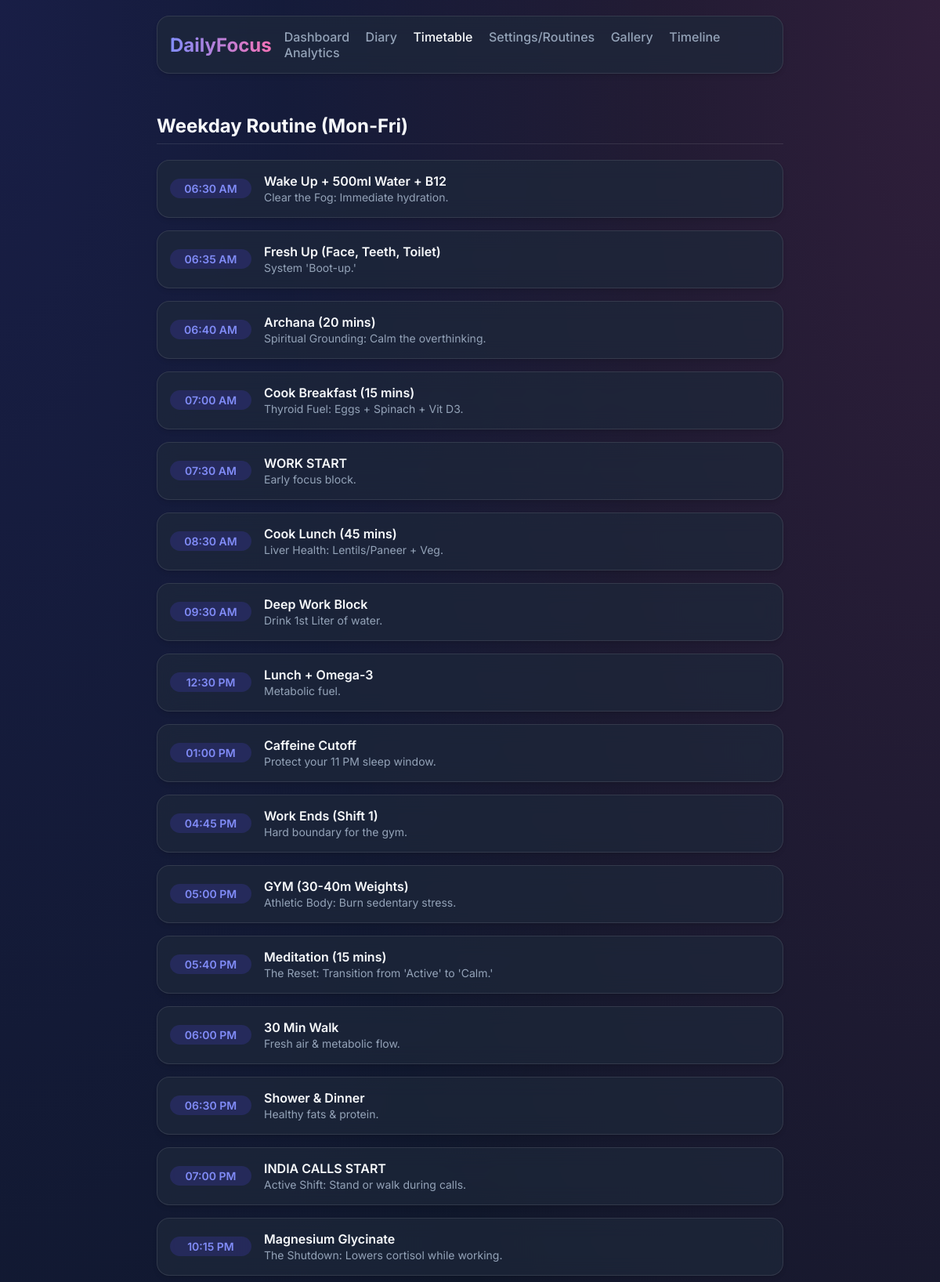
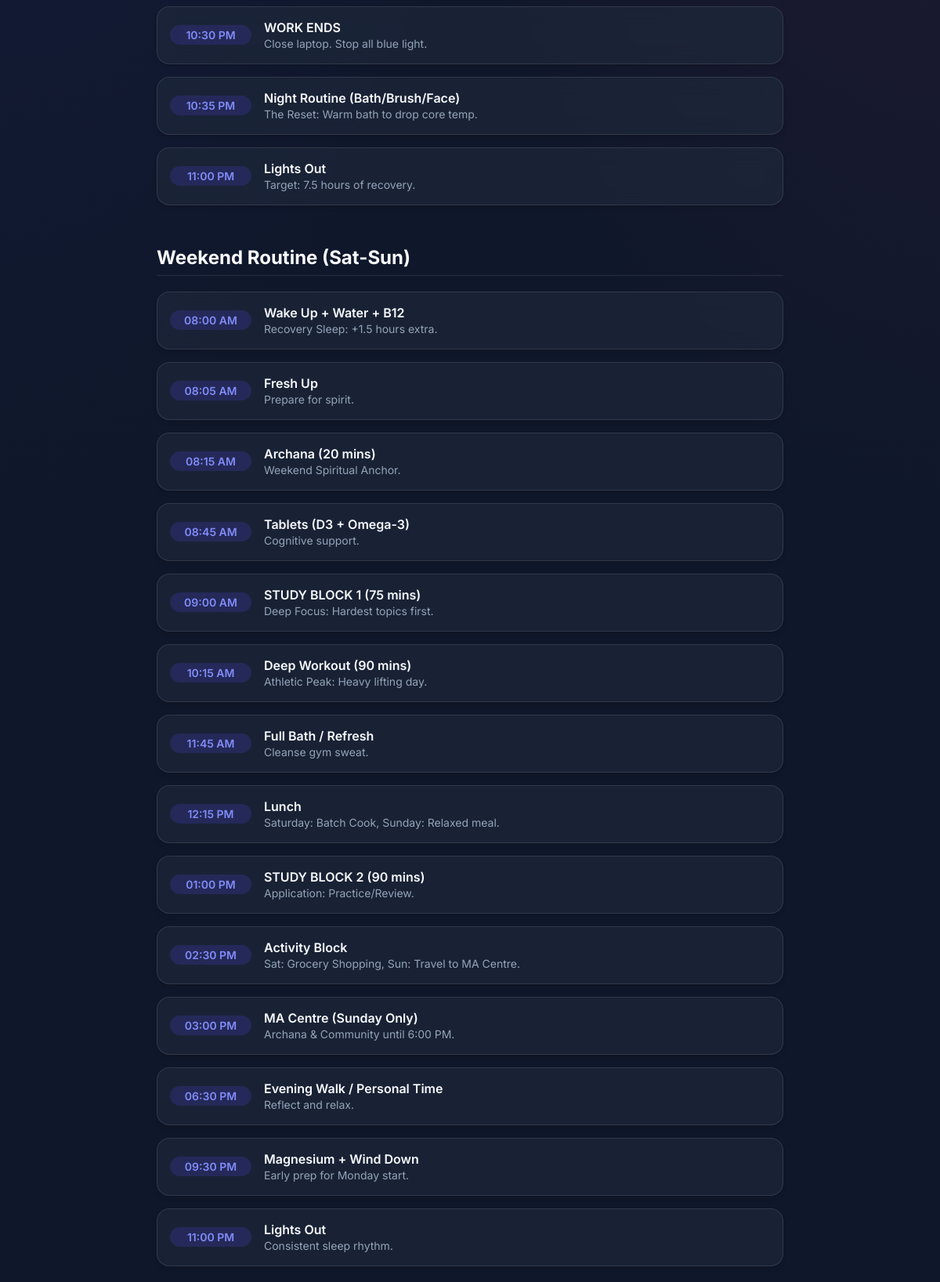
Page /timetable on the committed database (2 pictures, top to bottom).
### models.py (models this page shows, shortened)
class RoutineItem(db.Model):
    __tablename__ = 'routine_items'
    id = db.Column(db.Integer, primary_key=True)
    name = db.Column(db.String(100), nullable=False)
    time_start = db.Column(db.String(20), nullable=False) # Store as string for flexibility e.g., "06:30 AM"
    time_end = db.Column(db.String(20), nullable=True)   # Optional end time
    routine_type = db.Column(db.String(20), nullable=False) # 'Weekday', 'Saturday', 'Sunday'
    category = db.Column(db.String(50), nullable=True) # Health, Work, Spirit, etc.
    description = db.Column(db.String(200), nullable=True)

### app.py (the view)
@app.route('/timetable')
def timetable():
    weekday_items = RoutineItem.query.filter_by(routine_type='Weekday').all()
    weekend_items = RoutineItem.query.filter_by(routine_type='Weekend').all()
    return render_template('timetable.html', weekday=weekday_items, weekend=weekend_items)

### templates/timetable.html
{% extends "base.html" %}
{% block content %}
<div style="display: grid; gap: 2rem;">
    <div>
        <h2 style="border-bottom: 1px solid var(--glass-border); padding-bottom: 0.5rem;">Weekday Routine (Mon-Fri)</h2>
        <div class="routine-list">
            {% for item in weekday %}
            <div class="routine-item glass">
                <span class="time-badge">{{ item.time_start }}</span>
                <div class="routine-content">
                    <span class="routine-title">{{ item.name }}</span>
                    <span class="routine-desc">{{ item.description }}</span>
                </div>
            </div>
            {% endfor %}
        </div>
    </div>
    <div>
        <h2 style="border-bottom: 1px solid var(--glass-border); padding-bottom: 0.5rem;">Weekend Routine (Sat-Sun)</h2>
        <div class="routine-list">
            {% for item in weekend %}
            <div class="routine-item glass">
                <span class="time-badge">{{ item.time_start }}</span>
                <div class="routine-content">
                    <span class="routine-title">{{ item.name }}</span>
                    <span class="routine-desc">{{ item.description }}</span>
                </div>
            </div>
            {% endfor %}
        </div>
    </div>
</div>
{% endblock %}

### static/css/style.css (style rules this page uses)
:root { --primary: #4F46E5; --primary-hover: #4338ca; --secondary: #ec4899; --bg-dark: #0f172a; --bg-card: rgba(30, 41, 59, 0.7); --text-main: #f8fafc; --text-muted: #94a3b8; --glass-border: rgba(255, 255, 255, 0.1); --success: #10b981; --font-family: 'Inter', system-ui, -apple-system, sans-serif; }
body { background-color: var(--bg-dark); color: var(--text-main); font-family: var(--font-family); margin: 0; min-height: 100vh; background-image: radial-gradient(at 0% 0%, rgba(79, 70, 229, 0.15) 0px, transparent 50%), radial-gradient(at 100% 0%, rgba(236, 72, 153, 0.15) 0px, transparent 50%); background-attachment: fixed; }
.glass { background: var(--bg-card); backdrop-filter: blur(12px); -webkit-backdrop-filter: blur(12px); border: 1px solid var(--glass-border); border-radius: 16px; box-shadow: 0 4px 6px -1px rgba(0, 0, 0, 0.1), 0 2px 4px -1px rgba(0, 0, 0, 0.06); }
.routine-list { display: flex; flex-direction: column; gap: 1rem; }
.routine-item { display: flex; align-items: center; padding: 1rem; transition: transform 0.2s, background-color 0.2s; }
.time-badge { background: rgba(79, 70, 229, 0.2); color: #818cf8; padding: 0.25rem 0.75rem; border-radius: 9999px; font-size: 0.875rem; font-weight: 600; margin-right: 1rem; min-width: 80px; text-align: center; }
.routine-content { flex: 1; }
.routine-title { font-weight: 600; display: block; }
.routine-desc { color: var(--text-muted); font-size: 0.875rem; margin-top: 0.25rem; }

### rows in the picture
RoutineItem: time_start "06:30 AM", name "Wake Up + 500ml Water + B12", description "Clear the Fog: Immediate hydration."
RoutineItem: time_start "06:35 AM", name "Fresh Up (Face, Teeth, Toilet)", description "System 'Boot-up.'"
RoutineItem: time_start "06:40 AM", name "Archana (20 mins)", description "Spiritual Grounding: Calm the overthinking."
RoutineItem: time_start "07:00 AM", name "Cook Breakfast (15 mins)", description "Thyroid Fuel: Eggs + Spinach + Vit D3."
RoutineItem: time_start "07:30 AM", name "WORK START", description "Early focus block."
RoutineItem: time_start "08:30 AM", name "Cook Lunch (45 mins)", description "Liver Health: Lentils/Paneer + Veg."
RoutineItem: time_start "09:30 AM", name "Deep Work Block", description "Drink 1st Liter of water."
RoutineItem: time_start "12:30 PM", name "Lunch + Omega-3", description "Metabolic fuel."
RoutineItem: time_start "01:00 PM", name "Caffeine Cutoff", description "Protect your 11 PM sleep window."
RoutineItem: time_start "04:45 PM", name "Work Ends (Shift 1)", description "Hard boundary for the gym."
RoutineItem: time_start "05:00 PM", name "GYM (30-40m Weights)", description "Athletic Body: Burn sedentary stress."
RoutineItem: time_start "05:40 PM", name "Meditation (15 mins)", description "The Reset: Transition from 'Active' to 'Calm.'"
RoutineItem: time_start "06:00 PM", name "30 Min Walk", description "Fresh air & metabolic flow."
RoutineItem: time_start "06:30 PM", name "Shower & Dinner", description "Healthy fats & protein."
RoutineItem: time_start "07:00 PM", name "INDIA CALLS START", description "Active Shift: Stand or walk during calls."
RoutineItem: time_start "10:15 PM", name "Magnesium Glycinate", description "The Shutdown: Lowers cortisol while working."
RoutineItem: time_start "10:30 PM", name "WORK ENDS", description "Close laptop. Stop all blue light."
RoutineItem: time_start "10:35 PM", name "Night Routine (Bath/Brush/Face)", description "The Reset: Warm bath to drop core temp."
RoutineItem: time_start "11:00 PM", name "Lights Out", description "Target: 7.5 hours of recovery."
RoutineItem: time_start "08:00 AM", name "Wake Up + Water + B12", description "Recovery Sleep: +1.5 hours extra."
RoutineItem: time_start "08:05 AM", name "Fresh Up", description "Prepare for spirit."
RoutineItem: time_start "08:15 AM", name "Archana (20 mins)", description "Weekend Spiritual Anchor."
RoutineItem: time_start "08:45 AM", name "Tablets (D3 + Omega-3)", description "Cognitive support."
RoutineItem: time_start "09:00 AM", name "STUDY BLOCK 1 (75 mins)", description "Deep Focus: Hardest topics first."
RoutineItem: time_start "10:15 AM", name "Deep Workout (90 mins)", description "Athletic Peak: Heavy lifting day."
RoutineItem: time_start "11:45 AM", name "Full Bath / Refresh", description "Cleanse gym sweat."
RoutineItem: time_start "12:15 PM", name "Lunch", description "Saturday: Batch Cook, Sunday: Relaxed meal."
RoutineItem: time_start "01:00 PM", name "STUDY BLOCK 2 (90 mins)", description "Application: Practice/Review."
RoutineItem: time_start "02:30 PM", name "Activity Block", description "Sat: Grocery Shopping, Sun: Travel to MA Centre."
RoutineItem: time_start "03:00 PM", name "MA Centre (Sunday Only)", description "Archana & Community until 6:00 PM."
RoutineItem: time_start "06:30 PM", name "Evening Walk / Personal Time", description "Reflect and relax."
RoutineItem: time_start "09:30 PM", name "Magnesium + Wind Down", description "Early prep for Monday start."
RoutineItem: time_start "11:00 PM", name "Lights Out", description "Consistent sleep rhythm."
